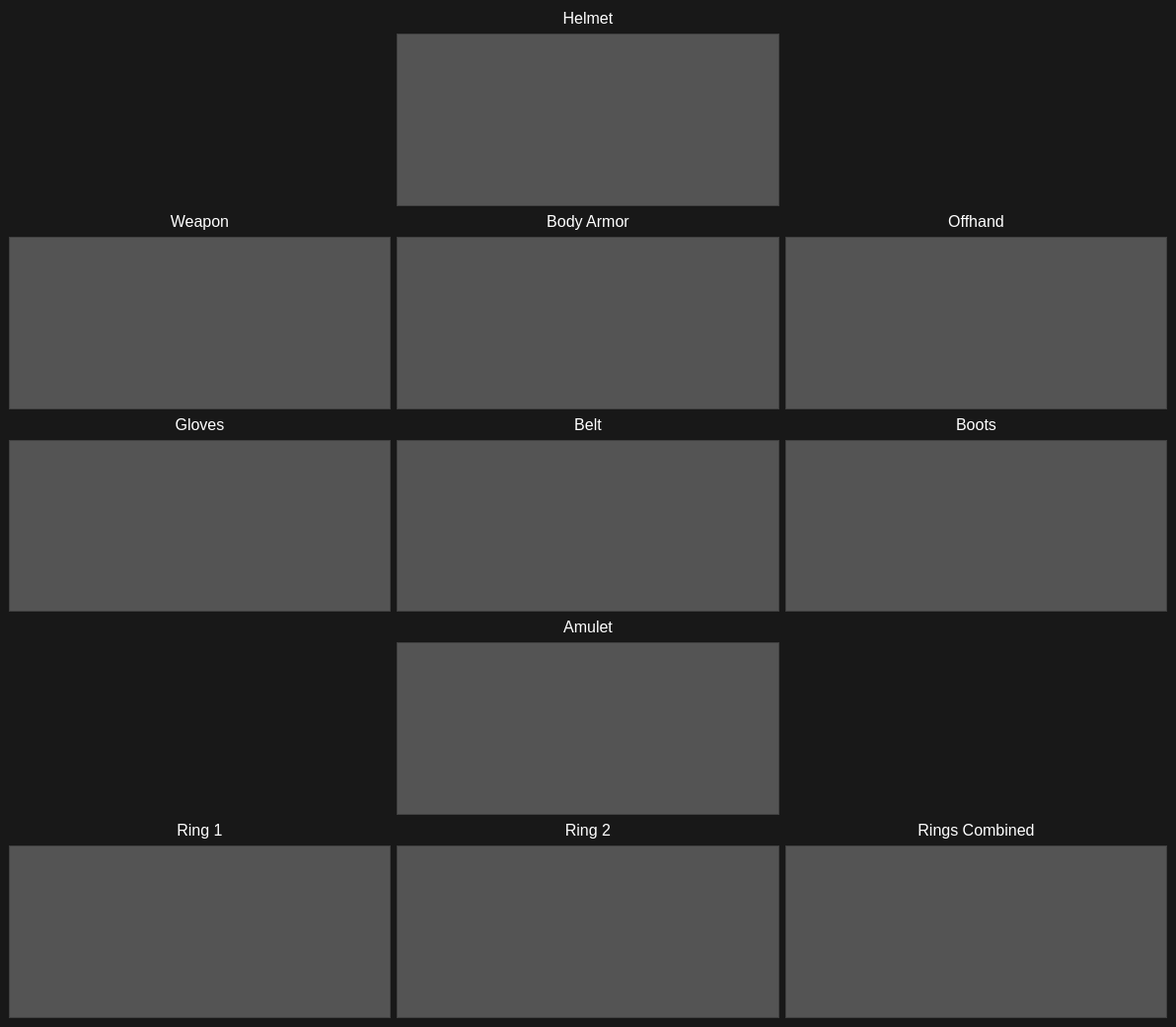
<?xml version="1.0" encoding="UTF-8"?>
<ui version="4.0">
 <class>MainWindow</class>
 <widget class="QMainWindow" name="MainWindow">
  <property name="geometry">
   <rect>
    <x>0</x>
    <y>0</y>
    <width>1192</width>
    <height>1041</height>
   </rect>
  </property>
  <property name="windowTitle">
   <string>MainWindow</string>
  </property>
  <property name="styleSheet">
   <string notr="true">background-color: rgb(24, 24, 24);</string>
  </property>
  <widget class="QWidget" name="centralwidget">
   <layout class="QGridLayout" name="gridLayout_2">
    <item row="0" column="1">
     <widget class="QLabel" name="label">
      <property name="font">
       <font>
        <pointsize>12</pointsize>
       </font>
      </property>
      <property name="autoFillBackground">
       <bool>false</bool>
      </property>
      <property name="styleSheet">
       <string notr="true">color: rgb(255, 255, 255);</string>
      </property>
      <property name="text">
       <string>Helmet</string>
      </property>
      <property name="alignment">
       <set>Qt::AlignCenter</set>
      </property>
     </widget>
    </item>
    <item row="1" column="1">
     <widget class="QListWidget" name="listWidget_Helmet">
      <property name="styleSheet">
       <string notr="true">background-color: rgb(84, 84, 84);
color: rgb(255, 255, 255);</string>
      </property>
      <property name="verticalScrollBarPolicy">
       <enum>Qt::ScrollBarAlwaysOff</enum>
      </property>
      <property name="horizontalScrollBarPolicy">
       <enum>Qt::ScrollBarAlwaysOff</enum>
      </property>
      <property name="sizeAdjustPolicy">
       <enum>QAbstractScrollArea::AdjustToContentsOnFirstShow</enum>
      </property>
     </widget>
    </item>
    <item row="2" column="0">
     <widget class="QLabel" name="label_4">
      <property name="font">
       <font>
        <pointsize>12</pointsize>
       </font>
      </property>
      <property name="autoFillBackground">
       <bool>false</bool>
      </property>
      <property name="styleSheet">
       <string notr="true">color: rgb(255, 255, 255);</string>
      </property>
      <property name="text">
       <string>Weapon</string>
      </property>
      <property name="alignment">
       <set>Qt::AlignCenter</set>
      </property>
     </widget>
    </item>
    <item row="2" column="1">
     <widget class="QLabel" name="label_2">
      <property name="font">
       <font>
        <pointsize>12</pointsize>
       </font>
      </property>
      <property name="autoFillBackground">
       <bool>false</bool>
      </property>
      <property name="styleSheet">
       <string notr="true">color: rgb(255, 255, 255);</string>
      </property>
      <property name="text">
       <string>Body Armor</string>
      </property>
      <property name="alignment">
       <set>Qt::AlignCenter</set>
      </property>
     </widget>
    </item>
    <item row="2" column="2">
     <widget class="QLabel" name="label_3">
      <property name="font">
       <font>
        <pointsize>12</pointsize>
       </font>
      </property>
      <property name="autoFillBackground">
       <bool>false</bool>
      </property>
      <property name="styleSheet">
       <string notr="true">color: rgb(255, 255, 255);</string>
      </property>
      <property name="text">
       <string>Offhand</string>
      </property>
      <property name="alignment">
       <set>Qt::AlignCenter</set>
      </property>
     </widget>
    </item>
    <item row="3" column="0">
     <widget class="QListWidget" name="listWidget_Weapon">
      <property name="styleSheet">
       <string notr="true">background-color: rgb(84, 84, 84);
color: rgb(255, 255, 255);</string>
      </property>
      <property name="verticalScrollBarPolicy">
       <enum>Qt::ScrollBarAlwaysOff</enum>
      </property>
      <property name="horizontalScrollBarPolicy">
       <enum>Qt::ScrollBarAlwaysOff</enum>
      </property>
      <property name="sizeAdjustPolicy">
       <enum>QAbstractScrollArea::AdjustToContentsOnFirstShow</enum>
      </property>
     </widget>
    </item>
    <item row="3" column="1">
     <widget class="QListWidget" name="listWidget_BodyArmor">
      <property name="styleSheet">
       <string notr="true">background-color: rgb(84, 84, 84);
color: rgb(255, 255, 255);</string>
      </property>
      <property name="verticalScrollBarPolicy">
       <enum>Qt::ScrollBarAlwaysOff</enum>
      </property>
      <property name="horizontalScrollBarPolicy">
       <enum>Qt::ScrollBarAlwaysOff</enum>
      </property>
      <property name="sizeAdjustPolicy">
       <enum>QAbstractScrollArea::AdjustToContentsOnFirstShow</enum>
      </property>
     </widget>
    </item>
    <item row="3" column="2">
     <widget class="QListWidget" name="listWidget_Offhand">
      <property name="styleSheet">
       <string notr="true">background-color: rgb(84, 84, 84);
color: rgb(255, 255, 255);</string>
      </property>
      <property name="verticalScrollBarPolicy">
       <enum>Qt::ScrollBarAlwaysOff</enum>
      </property>
      <property name="horizontalScrollBarPolicy">
       <enum>Qt::ScrollBarAlwaysOff</enum>
      </property>
      <property name="sizeAdjustPolicy">
       <enum>QAbstractScrollArea::AdjustToContentsOnFirstShow</enum>
      </property>
     </widget>
    </item>
    <item row="4" column="0">
     <widget class="QLabel" name="label_5">
      <property name="font">
       <font>
        <pointsize>12</pointsize>
       </font>
      </property>
      <property name="autoFillBackground">
       <bool>false</bool>
      </property>
      <property name="styleSheet">
       <string notr="true">color: rgb(255, 255, 255);</string>
      </property>
      <property name="text">
       <string>Gloves</string>
      </property>
      <property name="alignment">
       <set>Qt::AlignCenter</set>
      </property>
     </widget>
    </item>
    <item row="4" column="1">
     <widget class="QLabel" name="label_6">
      <property name="font">
       <font>
        <pointsize>12</pointsize>
       </font>
      </property>
      <property name="autoFillBackground">
       <bool>false</bool>
      </property>
      <property name="styleSheet">
       <string notr="true">color: rgb(255, 255, 255);</string>
      </property>
      <property name="text">
       <string>Belt</string>
      </property>
      <property name="alignment">
       <set>Qt::AlignCenter</set>
      </property>
     </widget>
    </item>
    <item row="4" column="2">
     <widget class="QLabel" name="label_7">
      <property name="font">
       <font>
        <pointsize>12</pointsize>
       </font>
      </property>
      <property name="autoFillBackground">
       <bool>false</bool>
      </property>
      <property name="styleSheet">
       <string notr="true">color: rgb(255, 255, 255);</string>
      </property>
      <property name="text">
       <string>Boots</string>
      </property>
      <property name="alignment">
       <set>Qt::AlignCenter</set>
      </property>
     </widget>
    </item>
    <item row="5" column="0">
     <widget class="QListWidget" name="listWidget_Gloves">
      <property name="styleSheet">
       <string notr="true">background-color: rgb(84, 84, 84);
color: rgb(255, 255, 255);</string>
      </property>
      <property name="verticalScrollBarPolicy">
       <enum>Qt::ScrollBarAlwaysOff</enum>
      </property>
      <property name="horizontalScrollBarPolicy">
       <enum>Qt::ScrollBarAlwaysOff</enum>
      </property>
      <property name="sizeAdjustPolicy">
       <enum>QAbstractScrollArea::AdjustToContentsOnFirstShow</enum>
      </property>
     </widget>
    </item>
    <item row="5" column="1">
     <widget class="QListWidget" name="listWidget_Belt">
      <property name="styleSheet">
       <string notr="true">background-color: rgb(84, 84, 84);
color: rgb(255, 255, 255);</string>
      </property>
      <property name="verticalScrollBarPolicy">
       <enum>Qt::ScrollBarAlwaysOff</enum>
      </property>
      <property name="horizontalScrollBarPolicy">
       <enum>Qt::ScrollBarAlwaysOff</enum>
      </property>
      <property name="sizeAdjustPolicy">
       <enum>QAbstractScrollArea::AdjustToContentsOnFirstShow</enum>
      </property>
     </widget>
    </item>
    <item row="5" column="2">
     <widget class="QListWidget" name="listWidget_Boots">
      <property name="styleSheet">
       <string notr="true">background-color: rgb(84, 84, 84);
color: rgb(255, 255, 255);</string>
      </property>
      <property name="verticalScrollBarPolicy">
       <enum>Qt::ScrollBarAlwaysOff</enum>
      </property>
      <property name="horizontalScrollBarPolicy">
       <enum>Qt::ScrollBarAlwaysOff</enum>
      </property>
      <property name="sizeAdjustPolicy">
       <enum>QAbstractScrollArea::AdjustToContentsOnFirstShow</enum>
      </property>
     </widget>
    </item>
    <item row="6" column="1">
     <widget class="QLabel" name="label_8">
      <property name="font">
       <font>
        <pointsize>12</pointsize>
       </font>
      </property>
      <property name="autoFillBackground">
       <bool>false</bool>
      </property>
      <property name="styleSheet">
       <string notr="true">color: rgb(255, 255, 255);</string>
      </property>
      <property name="text">
       <string>Amulet</string>
      </property>
      <property name="alignment">
       <set>Qt::AlignCenter</set>
      </property>
     </widget>
    </item>
    <item row="7" column="1">
     <widget class="QListWidget" name="listWidget_Amulet">
      <property name="styleSheet">
       <string notr="true">background-color: rgb(84, 84, 84);
color: rgb(255, 255, 255);</string>
      </property>
      <property name="verticalScrollBarPolicy">
       <enum>Qt::ScrollBarAlwaysOff</enum>
      </property>
      <property name="horizontalScrollBarPolicy">
       <enum>Qt::ScrollBarAlwaysOff</enum>
      </property>
      <property name="sizeAdjustPolicy">
       <enum>QAbstractScrollArea::AdjustToContentsOnFirstShow</enum>
      </property>
     </widget>
    </item>
    <item row="8" column="0">
     <widget class="QLabel" name="label_11">
      <property name="font">
       <font>
        <pointsize>12</pointsize>
       </font>
      </property>
      <property name="autoFillBackground">
       <bool>false</bool>
      </property>
      <property name="styleSheet">
       <string notr="true">color: rgb(255, 255, 255);</string>
      </property>
      <property name="text">
       <string>Ring 1</string>
      </property>
      <property name="alignment">
       <set>Qt::AlignCenter</set>
      </property>
     </widget>
    </item>
    <item row="8" column="1">
     <widget class="QLabel" name="label_10">
      <property name="font">
       <font>
        <pointsize>12</pointsize>
       </font>
      </property>
      <property name="autoFillBackground">
       <bool>false</bool>
      </property>
      <property name="styleSheet">
       <string notr="true">color: rgb(255, 255, 255);</string>
      </property>
      <property name="text">
       <string>Ring 2</string>
      </property>
      <property name="alignment">
       <set>Qt::AlignCenter</set>
      </property>
     </widget>
    </item>
    <item row="8" column="2">
     <widget class="QLabel" name="label_9">
      <property name="font">
       <font>
        <pointsize>12</pointsize>
       </font>
      </property>
      <property name="autoFillBackground">
       <bool>false</bool>
      </property>
      <property name="styleSheet">
       <string notr="true">color: rgb(255, 255, 255);</string>
      </property>
      <property name="text">
       <string>Rings Combined</string>
      </property>
      <property name="alignment">
       <set>Qt::AlignCenter</set>
      </property>
     </widget>
    </item>
    <item row="9" column="0">
     <widget class="QListWidget" name="listWidget_Ring1">
      <property name="styleSheet">
       <string notr="true">background-color: rgb(84, 84, 84);
color: rgb(255, 255, 255);</string>
      </property>
      <property name="verticalScrollBarPolicy">
       <enum>Qt::ScrollBarAlwaysOff</enum>
      </property>
      <property name="horizontalScrollBarPolicy">
       <enum>Qt::ScrollBarAlwaysOff</enum>
      </property>
      <property name="sizeAdjustPolicy">
       <enum>QAbstractScrollArea::AdjustToContentsOnFirstShow</enum>
      </property>
     </widget>
    </item>
    <item row="9" column="1">
     <widget class="QListWidget" name="listWidget_Ring2">
      <property name="styleSheet">
       <string notr="true">background-color: rgb(84, 84, 84);
color: rgb(255, 255, 255);</string>
      </property>
      <property name="verticalScrollBarPolicy">
       <enum>Qt::ScrollBarAlwaysOff</enum>
      </property>
      <property name="horizontalScrollBarPolicy">
       <enum>Qt::ScrollBarAlwaysOff</enum>
      </property>
      <property name="sizeAdjustPolicy">
       <enum>QAbstractScrollArea::AdjustToContentsOnFirstShow</enum>
      </property>
     </widget>
    </item>
    <item row="9" column="2">
     <widget class="QListWidget" name="listWidget_RingsCombined">
      <property name="styleSheet">
       <string notr="true">background-color: rgb(84, 84, 84);
color: rgb(255, 255, 255);</string>
      </property>
      <property name="verticalScrollBarPolicy">
       <enum>Qt::ScrollBarAlwaysOff</enum>
      </property>
      <property name="horizontalScrollBarPolicy">
       <enum>Qt::ScrollBarAlwaysOff</enum>
      </property>
      <property name="sizeAdjustPolicy">
       <enum>QAbstractScrollArea::AdjustToContentsOnFirstShow</enum>
      </property>
     </widget>
    </item>
   </layout>
  </widget>
 </widget>
 <resources/>
 <connections/>
</ui>
